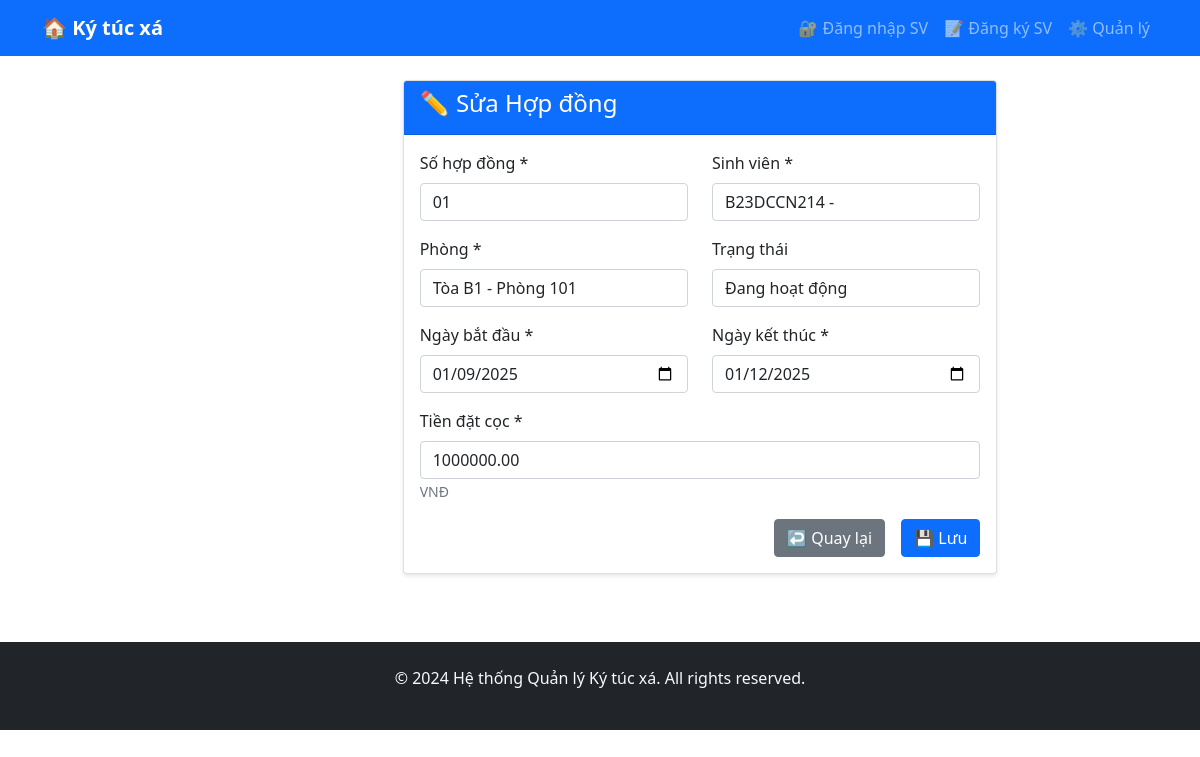
The page /contracts/1/edit/ on the database its author committed.
### dormitory/models.py (models this page shows, shortened)
class Contract(models.Model):
    contract_number = models.CharField(max_length=20, unique=True)
    student = models.ForeignKey(Student, on_delete=models.CASCADE)
    room = models.ForeignKey(Room, on_delete=models.CASCADE)
    start_date = models.DateField()
    end_date = models.DateField()
    deposit = models.DecimalField(max_digits=10, decimal_places=2)
    status_choices = (
        ('active', 'Đang hoạt động'),
        ('expired', 'Đã hết hạn'),
        ('terminated', 'Đã chấm dứt'),
    )
    status = models.CharField(max_length=20, choices=status_choices, default='active')
    created_at = models.DateTimeField(auto_now_add=True)

class Student(models.Model):
    user = models.OneToOneField(CustomUser, on_delete=models.CASCADE)
    student_id = models.CharField(max_length=20, unique=True)
    university = models.CharField(max_length=200)
    faculty = models.CharField(max_length=100)
    course = models.CharField(max_length=50)
    full_name = models.CharField(max_length=100, blank=True)
    date_of_birth = models.DateField(null=True, blank=True)
    def __str__(self):
        return f"{self.student_id} - {self.user.get_full_name()}"

### dormitory/views.py (the view)
# urls.py: path('contracts/<int:pk>/edit/', views.contract_update, name='contract_edit'),
def contract_update(request, pk):
    contract = get_object_or_404(Contract, pk=pk)
    if request.method == 'POST':
        form = ContractForm(request.POST, instance=contract)
        if form.is_valid():
            form.save()
            return redirect('contract_list')
    else:
        form = ContractForm(instance=contract)
    return render(request, 'dormitory/contract_form.html', {'form': form})

### dormitory/forms.py
class ContractForm(forms.ModelForm):
    class Meta:
        model = Contract
        fields = ['contract_number', 'student', 'room', 'start_date', 'end_date', 'deposit', 'status']
        widgets = {
            'contract_number': forms.TextInput(attrs={'class': 'form-control'}),
            'student': forms.Select(attrs={'class': 'form-control'}),
            'room': forms.Select(attrs={'class': 'form-control'}),
            'start_date': forms.DateInput(attrs={'class': 'form-control', 'type': 'date'}),
            'end_date': forms.DateInput(attrs={'class': 'form-control', 'type': 'date'}),
            'deposit': forms.NumberInput(attrs={'class': 'form-control'}),
            'status': forms.Select(attrs={'class': 'form-control'}),
        }

### dormitory/models.py (called while the page is built)
    def __str__(self):
        return f"{self.building.name} - Phòng {self.room_number}"

### dormitory/templates/dormitory/contract_form.html (shortened to what this page needs)
{% extends 'base.html' %}
{% block content %}
<div class="row justify-content-center">
    <div class="col-md-8">
        <div class="card">
            <div class="card-header bg-primary text-white">
                <h4>{% if form.instance.pk %}✏️ Sửa{% else %}➕ Thêm{% endif %} Hợp đồng</h4>
            </div>
            <div class="card-body">
                <form method="post">
                    <div class="row">
                        <div class="col-md-6 mb-3">
                            <label class="form-label">Số hợp đồng *</label>
                            {{ form.contract_number }}
                        </div>
                        <div class="col-md-6 mb-3">
                            <label class="form-label">Sinh viên *</label>
                            {{ form.student }}
                        </div>
                    </div>
                    <div class="row">
                        <div class="col-md-6 mb-3">
                            <label class="form-label">Phòng *</label>
                            {{ form.room }}
                        </div>
                        <div class="col-md-6 mb-3">
                            <label class="form-label">Trạng thái</label>
                            {{ form.status }}
                        </div>
                    </div>
                    <div class="row">
                        <div class="col-md-6 mb-3">
                            <label class="form-label">Ngày bắt đầu *</label>
                            {{ form.start_date }}
                        </div>
                        <div class="col-md-6 mb-3">
                            <label class="form-label">Ngày kết thúc *</label>
                            {{ form.end_date }}
                        </div>
                    </div>
                    <div class="mb-3">
                        <label class="form-label">Tiền đặt cọc *</label>
                        {{ form.deposit }}
                        <small class="form-text text-muted">VNĐ</small>
                    </div>
                    <div class="d-grid gap-2 d-md-flex justify-content-md-end">
                        <a href="{% url 'contract_list' %}" class="btn btn-secondary me-md-2">↩️ Quay lại</a>
                        <button type="submit" class="btn btn-primary">💾 Lưu</button>
                    </div>
                </form>
            </div>
        </div>
    </div>
</div>
{% endblock %}

### templates/base.html (style rules this page uses)
.card { box-shadow: 0 2px 4px rgba(0, 0, 0, 0.1); margin-bottom: 20px; }

### rows shown on the page
Contract: contract_number "01", room "Tòa B1 - Phòng 101", status "Đang hoạt động", start_date "01/09/2025", end_date "01/12/2025", deposit "1000000.00"
Student: student "B23DCCN214 -"
